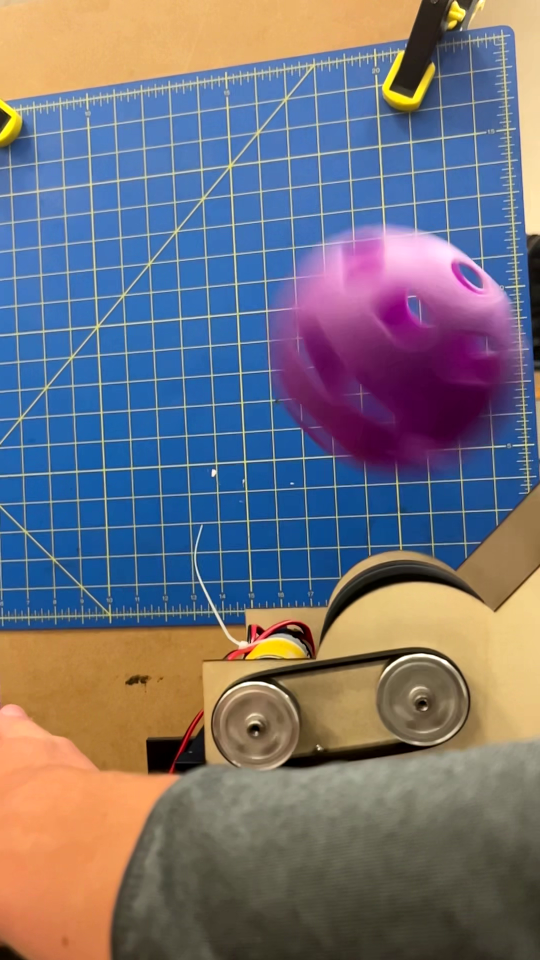
#> input picture Shooter Angle and Velocity Pictures/P 0.5/vlcsnap-2025-09-21-09h38m10s435.png, 1080 x 1920 px, found by its file name (shown at 1/2 size); its folder holds only this picture in this run
$ python 'shooter angle math.py'
#> lines starting #> are read from the running program, lines starting #| are printed output that depends on the picture
import numpy as np
import matplotlib.pyplot as plt
import matplotlib.image as mpimg
import cv2
import math

from os import listdir
from os.path import isfile, join


imgDir = r"Shooter Angle and Velocity Pictures\P 0.5" +"\\"
destDir = r"Shooter Angle and Velocity Pictures\processed\P 0.5" +"\\"

imgFiles = [f for f in listdir(imgDir) if isfile(join(imgDir, f))]

cpStore = []
#####
fig, ax = plt.subplots(layout='constrained',dpi=300)
img = mpimg.imread(imgDir+imgFiles[0])
#> img is the input picture: shape (1920, 1080, 3) float32; mean R, G, B 0.456, 0.444, 0.481

# 1080x1920
# rotation_matrix = cv2.getRotationMatrix2D([1080/2,1920/2], -10, 1)
# height, width = img.shape[:2]
# img = cv2.warpAffine(img, rotation_matrix, (width, height))


# draw reference lines
cv2.line(img,[1057,954], [48,1006], (0,255,0), thickness = 3)
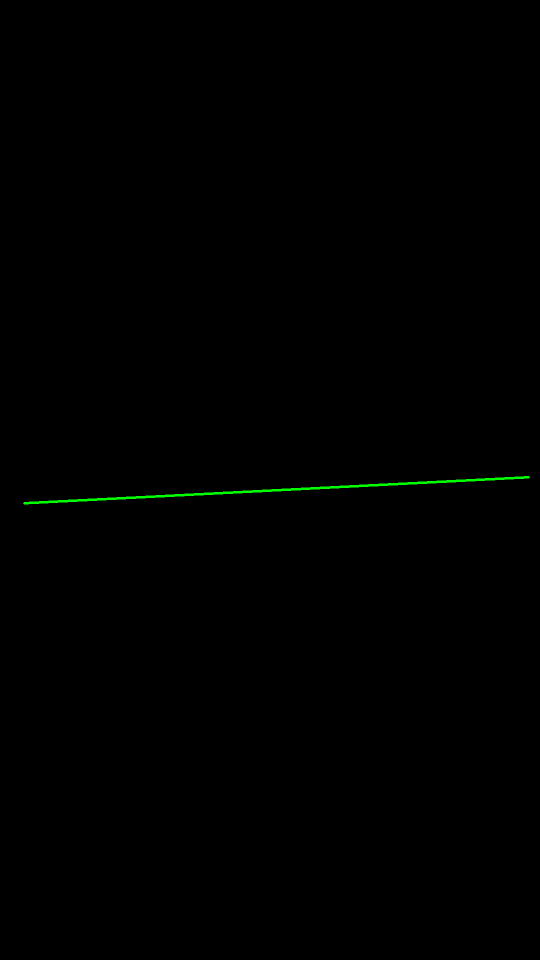
#> img: shape (1920, 1080, 3) float32 (shown at 1/2 size); mean R, G, B 0.5, 1.1, 0.5
cv2.line(img,[1057,954], [1004,73], (0,255,0), thickness = 3)

# draw 1 inch square
ul = [210,941]
lr = [267,995]
ur = [210,995]
ll = [267,941]
cv2.line(img,ul, ur, (0,255,0), thickness = 3)
cv2.line(img,ur, lr, (0,255,0), thickness = 3)
cv2.line(img,lr, ll, (0,255,0), thickness = 3)
cv2.line(img,ll, ul, (0,255,0), thickness = 3)

# circle ball
cp = [784,695]
cv2.circle(img, cp, 250,  (255, 0, 0), thickness=5, lineType=8, shift=0)
cv2.line(img,[cp[0]-50,cp[1]],[cp[0]+50,cp[1]], (255, 0, 0), thickness=5, lineType=8, shift=0)
cv2.line(img,[cp[0],cp[1]-50],[cp[0],cp[1]+50], (255, 0, 0), thickness=5, lineType=8, shift=0)


plt.imshow(img)
# plt.show()
fig.savefig(destDir+'frame1')
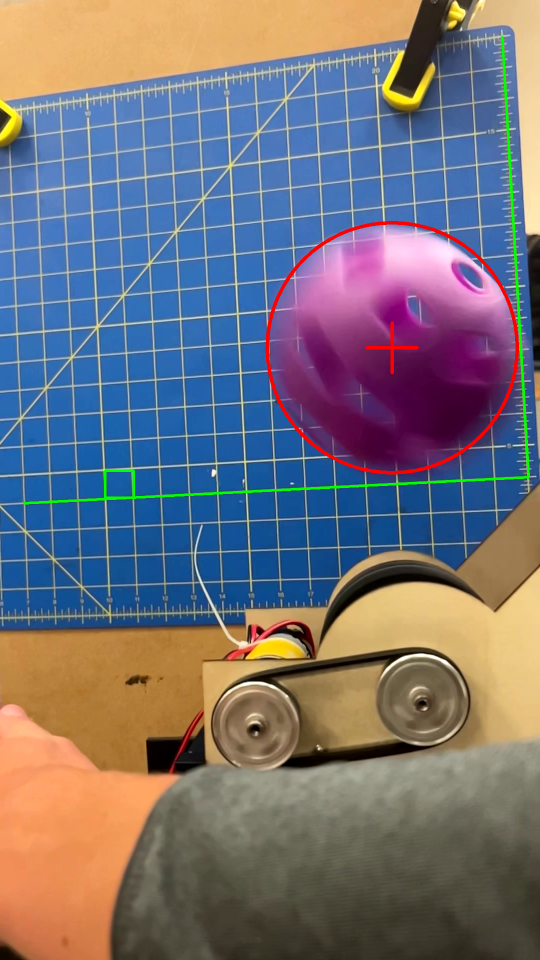
#> shown: shape (1920, 1080, 3) float32 (shown at 1/2 size); mean R, G, B 0.457, 0.444, 0.474
cpStore.append(cp)

#####
fig, ax = plt.subplots(layout='constrained',dpi=300)
#> (the run stopped early here; a loop or call above may not have finished)

$ run again, on Shooter Angle and Velocity Pictures/P 0.5/vlcsnap-2025-09-21-09h41m02s461.png
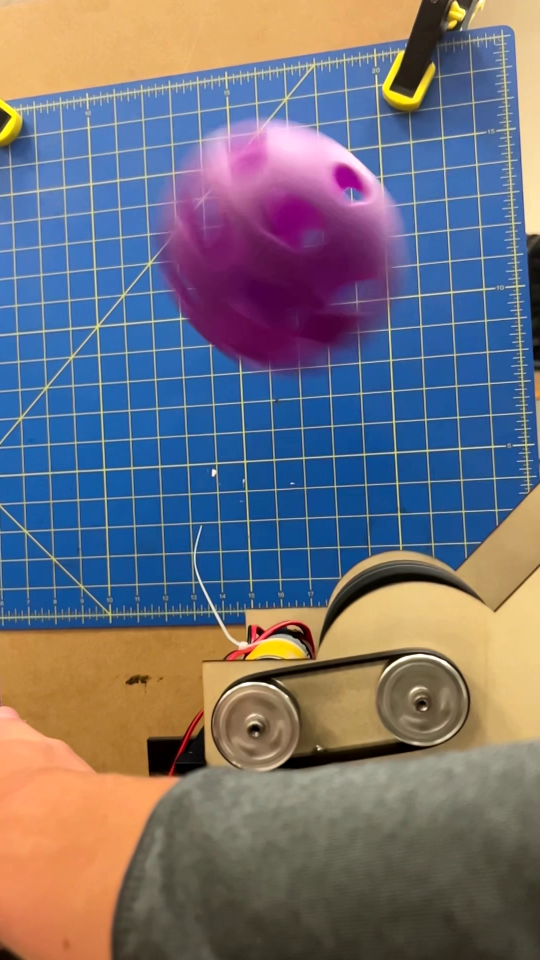
#> input picture Shooter Angle and Velocity Pictures/P 0.5/vlcsnap-2025-09-21-09h41m02s461.png, 1080 x 1920 px, found by its file name (shown at 1/2 size)
#> img is the input picture: shape (1920, 1080, 3) float32; mean R, G, B 0.451, 0.441, 0.477
#> `fig.savefig(destDir+'frame1')`:
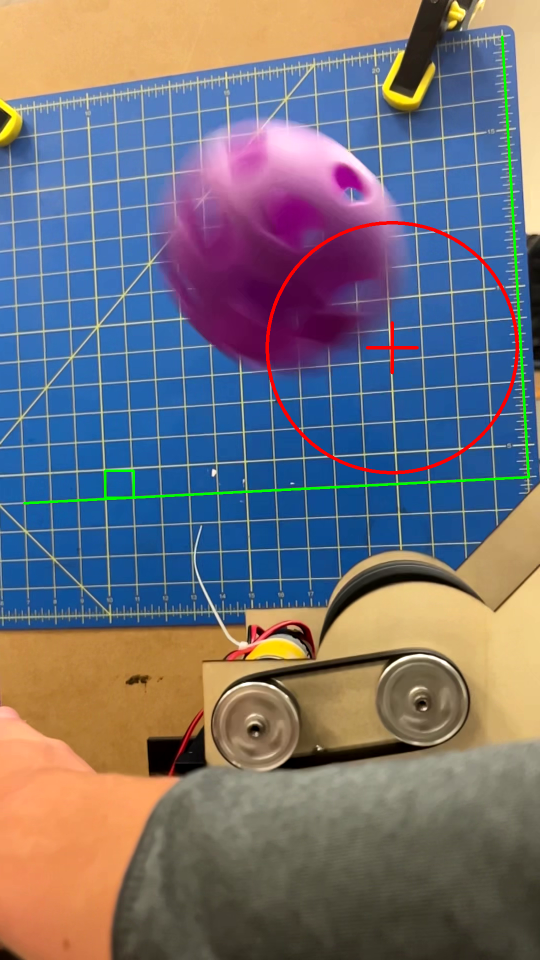
#> shown: shape (1920, 1080, 3) float32 (shown at 1/2 size); mean R, G, B 0.453, 0.441, 0.471
